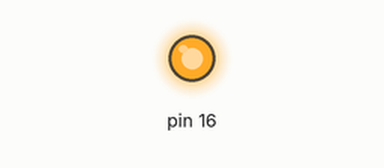
A sketch run on a simulated Arduino Uno, built with avr-gcc and run on an emulated ATmega328P. Shown: output pins drawn as LEDs (lit = HIGH).

Above: at 1.0 s.
At 3.0 s:
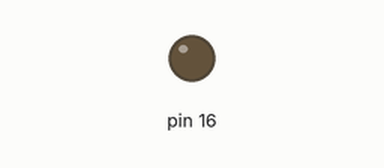
Timing chart, 0 to 5.2 s (numbered marks = the images above):
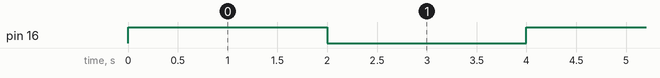

The sketch:

sketch_nov01a.ino
```cpp
void setup() {
  pinMode(16, OUTPUT);

}

void loop() {

    digitalWrite(16, HIGH);
    delay(2000);

    digitalWrite(16, LOW);
    delay(2000);

}
```

Measured:
- by itself, pin 16: alternates HIGH for 2.0 s and LOW for 2.0 s
